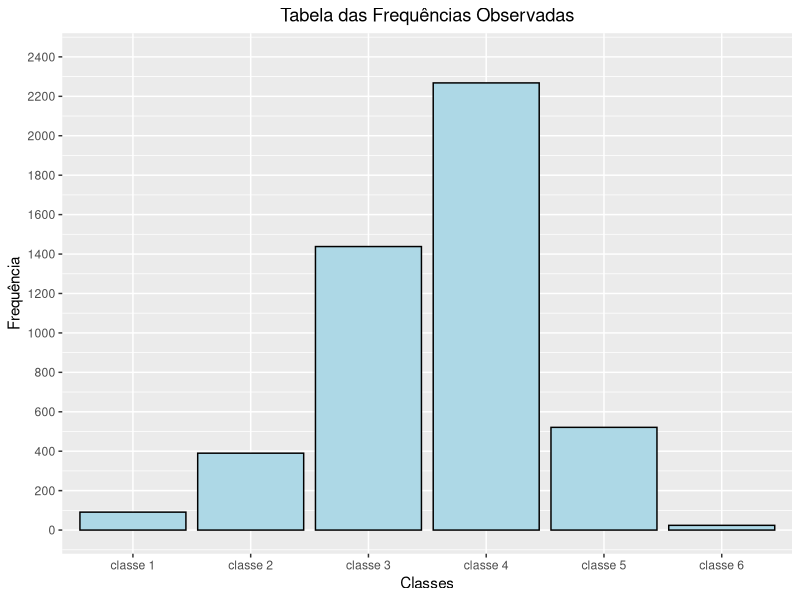
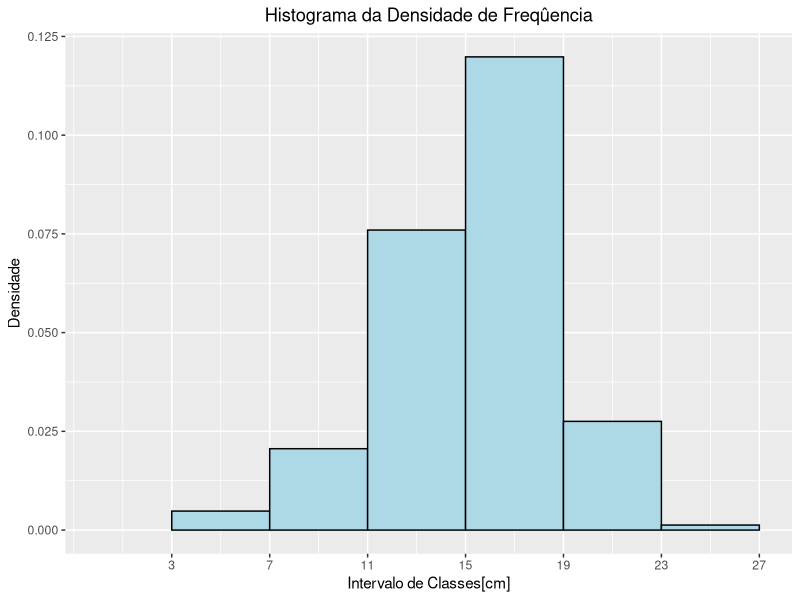

Here is the R script that generated these plots, in order:
#exemplo_prova
tabela <- data.frame(li=c(NA,NA,NA,NA,NA,23),
                     ls=c(NA,NA,NA,NA,NA,NA),
                     vc=NA, fo=c(NA,NA,1438,NA,521,NA),
                     fa=c(91,NA,NA,NA,4708,NA), 
                     fr=c(NA,NA,0.3039,0.4793,NA,NA),
                     df=c(NA,NA,0.0760,NA,NA,NA),
                     fo.vc=NA, g=NA, fo.g=NA,
                     ht=c(11.81,18.53,23.2,26.1,28.58,30.56),
                     v=NA, fo.v=NA)

intervalo_classe <- 4 
tabela$li <- seq(3,23,4)
tabela$ls <- seq(7,27,4)

tabela$vc <- (tabela$ls+tabela$li)/2

#fr = fo/sum(fo)
#sum(fo) = fo/fr
tabela$fa[6] <- tabela$fo[3]/tabela$fr[3]
tabela$fa <- round(tabela$fa, digits=0)

tabela$fo[6] <- tabela$fa[6]-tabela$fa[5]

tabela$fo[4] <- tabela$fr[4]*tabela$fa[6] 
tabela$fo <- round(tabela$fo, digits=0)

tabela$fo[1] <- tabela$fa[1]

tabela$fo[2] <- 0

tabela$fo[2] <- tabela$fa[6]-sum(tabela$fo)

tabela$fa[2] <- sum(tabela$fo[1:2])
tabela$fa[3] <- sum(tabela$fo[1:3])
tabela$fa[4] <- sum(tabela$fo[1:4])

tabela$fr <- tabela$fo/tabela$fa[6]
tabela$fr <- round(tabela$fr, digits=4)

tabela$df <- tabela$fr/intervalo_classe
tabela$df <- round(tabela$df, digits=4)

tabela$fo.vc <- tabela$fo*tabela$vc

tabela$g <- (tabela$vc^2)*pi/40000
tabela$g <- round(tabela$g, digits=5)

tabela$fo.g <- tabela$fo*tabela$g
tabela$fo.g <- round(tabela$fo.g, digits=5)

tabela$v <- tabela$ht*tabela$g*0.45
tabela$v <- round(tabela$v, digits=5)

tabela$fo.v <- tabela$fo*tabela$v
tabela$fo.v <- round(tabela$fo.v, digits=5)


library(ggplot2)

names <- c("classe 1", "classe 2", "classe 3", "classe 4", "classe 5", "classe 6")
tabela <- cbind(Classes= names, tabela)


barras <- ggplot(data= tabela, aes(x=Classes, y=fo),boundary=0, colour="black",fill="lightblue") 
barras + geom_bar(fill = "lightblue", stat ="identity", colour= "black") + 
  xlab("Classes")+
  ylab("Frequência")+
  scale_y_continuous(limits = c(0,2400), breaks=seq(0,2400,200))+ #mexer nessa linha com base na > fo
labs(title= "Tabela das Frequências Observadas")+
  theme(plot.title = element_text(hjust = 0.5))

# Para montar o histograma é necessário supor os dados brutos quando não os possui,
#desse modo, iremos supor esses valores com base na variável vc e fo:
dap_hist <- c(rep(tabela$vc,tabela$fo));           #mexer nessa linha
dap_hist1 <- as.data.frame.Date(dap_hist)

names(dap_hist1) <- "DAP"

histograma <- ggplot(dap_hist1,aes(x=DAP)) + 
  geom_histogram(aes(y=..density..),binwidth = 4,boundary=3, colour= "black", fill="lightblue")
histograma +
  xlab("Intervalo de Classes[cm]")+
  ylab("Densidade")+
  labs(title="Histograma da Densidade de Freqûencia")+
  theme(plot.title = element_text(hjust = 0.5))+
  scale_x_continuous(limits= c(0,27), breaks = seq(3,27,4)); #mexer nessa linha

#C)
#Diâmetro médio:
diametro_medio <- sum(tabela$fo.vc)/sum(tabela$fo)

#Diâmetro modal:
tabela[which.max(tabela$fo),]
#vc dessa linha é o diâmetro modal

#Diâmetro médio quadrático:
#(somatório de fo.g / somatório de fo)
gmedio <- sum(tabela$fo.g)/sum(tabela$fo)
dg <- sqrt((gmedio*40000)/pi)


#isso aqui é uma aproximação, pois n tenho os DAPs exatos:
#(somatória de DAP^2/fa)
dg_demonstracao <- sqrt(sum(dap_hist1$DAP^2)/tabela$fa[6])

#ou outra aproximação:
dap_varp <- sum((dap_hist1$DAP-diametro_medio)^2)/length(dap_hist1$DAP)
dg_demonstracao1 <- sqrt(diametro_medio^2+dap_varp)

#D)

#área basal por hectare e do povoamento

#área basal por ha:

#    parcelas*m^2  ------- sum(fo.g)       
#       10 000 m^2 ------- x               x= ____ m^2/ha

soma_fo.g <- sum(tabela$fo.g)
area_basal_ha <- (soma_fo.g*10000)/(65*500)

#área basal por povoamento (área basal total existente na área):

# área basal por ha * tamanho da área em ha = ____ m^2/pop

basal_povoamento <- area_basal_ha * 1005  

#E)

#Utilizando um fator de forma de 0,45, qual é o volume de madeira médio por árvore,
#por hectare e total existente na área (Volume do povoamento)?

#volume médio de madeira por ha:

#     parcelas*m^2 -------- sum(fo.v)
#        10 000m^2 -------- x                       x= ____ m^3/ha 

soma_fo.v <- sum(tabela$fo.v)
volume_ha <- (soma_fo.v*10000)/(65*500)

#volume médio de madeira por árvore:

#        N árvores -------- sum(fo.v)
#        1 árvore  -------- x                       x= ____ m^3/árvore 

volume_arvore <- (soma_fo.v*1)/tabela$fa[6]

#volume total existente na área:

#   volume por ha * tamanho da área em ha =               x= ____ m^3/pop

volume_povoamento <- volume_ha * 1005
